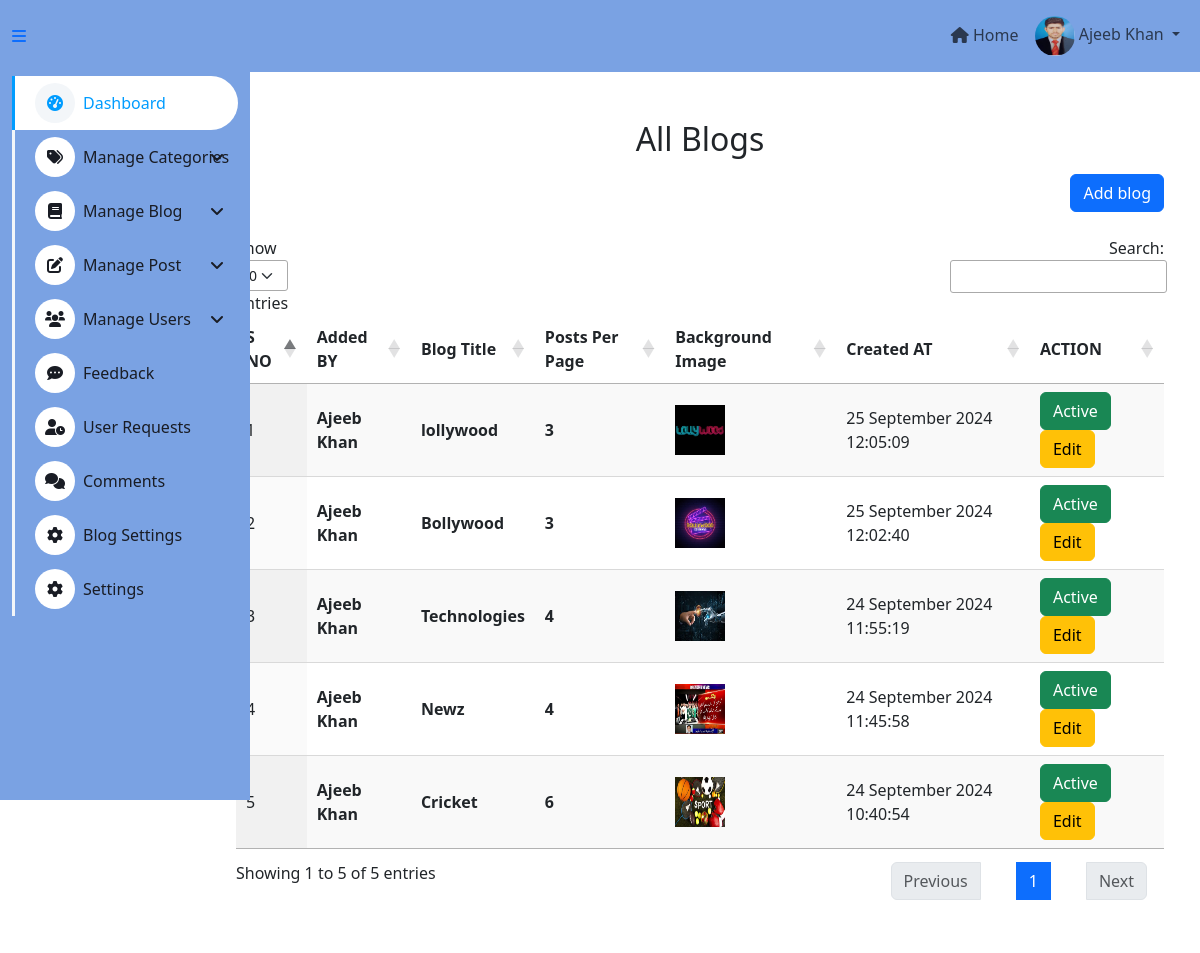
The page /Admin/view_blog.php (signed in) on the database its author committed.
### tables this page shows
CREATE TABLE `user` (
  `user_id` int(11) NOT NULL AUTO_INCREMENT,
  `role_id` int(11) DEFAULT NULL,
  `first_name` varchar(50) NOT NULL,
  `last_name` varchar(50) NOT NULL,
  `email` varchar(50) DEFAULT NULL,
  `password` text NOT NULL,
  `gender` enum('Male','Female') DEFAULT NULL,
  `date_of_birth` date DEFAULT NULL,
  `user_image` text DEFAULT NULL,
  `address` text DEFAULT NULL,
  `is_approved` enum('Pending','Approved','Rejected') DEFAULT 'Pending',
  `is_active` enum('Active','InActive') DEFAULT 'Active',
  `created_at` timestamp NOT NULL DEFAULT current_timestamp() ON UPDATE current_timestamp(),
  `updated_at` timestamp NULL DEFAULT NULL,
  PRIMARY KEY (`user_id`),
  KEY `role_id` (`role_id`),
  CONSTRAINT `user_ibfk_1` FOREIGN KEY (`role_id`) REFERENCES `role` (`role_id`) ON DELETE CASCADE ON UPDATE CASCADE
);

CREATE TABLE `blog` (
  `blog_id` int(11) NOT NULL AUTO_INCREMENT,
  `user_id` int(11) DEFAULT NULL,
  `blog_title` varchar(200) DEFAULT NULL,
  `post_per_page` int(11) DEFAULT NULL,
  `blog_background_image` text DEFAULT NULL,
  `blog_status` enum('Active','InActive') DEFAULT 'Active',
  `created_at` timestamp NOT NULL DEFAULT current_timestamp() ON UPDATE current_timestamp(),
  `updated_at` timestamp NULL DEFAULT NULL,
  PRIMARY KEY (`blog_id`),
  KEY `user_id` (`user_id`),
  CONSTRAINT `blog_ibfk_1` FOREIGN KEY (`user_id`) REFERENCES `user` (`user_id`) ON DELETE CASCADE ON UPDATE CASCADE
);

### require/database.php (called while the page is built, shortened)
<?php
    class Database
    {
        public $connection = null;
        public function __construct($hostname,$username,$password,$database){
            $this->connection = mysqli_connect($hostname,$username,$password,$database);
        }
        public function query_excute($query){
            $this->query = $query;
            $this->result = mysqli_query($this->connection, $this->query) or die("<p style='color:red'>Error No: ".mysqli_errno($this->connection)." Error Message: ".mysqli_error($this->connection)."</p>");
			return $this->result;
        }
    }
?>

### Admin/view_blog.php (the view, shortened to what this page needs)
<?php
require_once("../templates_and_forms/templates.php");
require_once("../require/database.php");
$database = new Database(HOSTNAME, USERNAME, PASSWORD, DATABASE);
$template = new Template();
$template->navbar();
$query = "SELECT blog.blog_id, blog.blog_title,  blog.blog_background_image, blog.blog_status, blog.post_per_page, blog.created_at, user.first_name, user.last_name
FROM blog INNER JOIN user
ON (blog.user_id = user.user_id) ORDER BY blog.blog_id DESC";
$result = $database->query_excute($query);
?>
<div class="container-fluid">
    <div class="row">
        <div class="col-md-3 col-lg-2 d-md-block sidebar collapse" id="sidebarMenu">
            <?php $template->sidebar(); ?>
        </div>
        <main class="col-md-9 ms-sm-auto col-lg-10 px-md-4">
            <div class="container mt-5 mb-5">
                <div class="row">
                    <div class="col-sm-12 text-end">
                        <h2 class="text-center">All Blogs</h2>
                        <a href="add_blog.php" class="btn btn-primary">Add blog</a>
                    </div>
                </div>
                <div class="row mt-4">
                    <div class="col-sm-12 table-responsive">
                        <?php
                        if ($result->num_rows) {
                        ?>
                            <table id="example" class="display" style="width:100%">
                                <thead>
                                    <tr>
                                        <th>S NO</th>
                                        <th>Added BY</th>
                                        <th>Blog Title</th>
                                        <th>Posts Per Page</th>
                                        <th>Background Image</th>
                                        <th>Created AT</th>
                                        <th>ACTION</th>
                                    </tr>
                                </thead>
                                <tbody>
                                    <?php
                                    $count  = 1;
                                    while ($row = mysqli_fetch_assoc($result)) {
                                    ?>
                                        <tr>
                                            <td><?php echo $count++ ?></td>
                                            <th><?php echo $row["first_name"] . " " . $row["last_name"] ?></th>
                                            <th><?php echo $row["blog_title"] ?></th>
                                            <th><?php echo  $row["post_per_page"] ?></th>
                                            <td><img src="../images/<?php echo $row["blog_background_image"] ?>" alt="" width="50px" height="50px"></td>
                                            <td><?php echo date("j  F Y h:i:s ", strtotime($row['created_at'])) ?? '' ?></td>
                                            <td>
                                                <a class=" btn btn-<?php echo $row['blog_status'] == 'Active' ? "success" : "danger" ?>" href="updation_process.php?blog_id=<?php echo $row['blog_id'] ?>&blog_status=<?php echo $row['blog_status'] ?>"><?php echo $row['blog_status'] ?? 'InActie' ?></a>
                                                <a href="add_blog.php?blog_id=<?php echo $row['blog_id'] ?>" class="btn btn-warning">Edit</a>
                                            </td>
                                        </tr>
                                    <?php
                                    }
                                    ?>
                                </tbody>
                            </table>
                        <?php
                        } else {
                            Genral::record_not_found();
                        }
                        ?>
                    </div>
                </div>
            </div>
        </main>
    </div>
</div>
<?php $template->admin_footer(); ?>

### templates_and_forms/templates.php (shortened to what this page needs)
<?php
class Template
{
    public function navbar()
    {
        require_once("../require/database.php");
        $database = new Database(HOSTNAME, USERNAME, PASSWORD, DATABASE);
        $user_id = $_SESSION['user'] ?? '';
        $query = "SELECT * FROM user WHERE user_id = '" . $user_id . "'";
        $result = $database->query_excute($query);
        $user_data = mysqli_fetch_assoc($result);
?>
        <!DOCTYPE html>
        <html lang="en">
        <head>
            <link href="https://cdnjs.cloudflare.com/ajax/libs/font-awesome/6.0.0-beta3/css/all.min.css" rel="stylesheet">
            <link href="https://cdn.jsdelivr.net/npm/bootstrap@5.3.3/dist/css/bootstrap.min.css" rel="stylesheet">
            <link rel="stylesheet" href="https://cdn.datatables.net/1.13.5/css/jquery.dataTables.min.css">
            <link href="css/style.css" rel="stylesheet">
        </head>
        <body>
            <nav style="background-color: #7AA2E3;" class="navbar navbar-expand-lg navbar-light sticky-top">
                <div class="container-fluid">
                    <a href="#" class="sidebar-toggler flex-shrink-0">
                        <i class="fa fa-bars"></i>
                    </a>
                    <div class="navbar-nav ms-auto navbar-light">
                        <a style="margin-top:7px; text-decoration: none;" href="../index.php" class="nav-link">
                            <i class="fa fa-home"></i> Home
                        </a>
                        <div class="navbar-nav ms-auto">
                            <div class="nav-item dropdown">
                                <a href="#" class="nav-link dropdown-toggle" data-bs-toggle="dropdown">
                                    <source srcset="../images/<?php echo $user_data['user_image']; ?>"><img src="../images/<?php echo $user_data['user_image']; ?>" alt="User name" width="40" height="40" class="rounded-pill">
                                    <span class="d-none d-lg-inline-flex"><?php echo $user_data["first_name"] . " " . $user_data["last_name"]; ?></span>
                                </a>
                            </div>
                        </div>
                    </div>
                 </div>
            </nav>
        <?php
    }
    public function sidebar()
    {
        ?>
            <div class="container-fluid">
                <div class="row">
                    <div class="col-lg-2 sidebar" style="background-color: #7AA2E3;">
                        <nav class="navbar navbar-light">
                            <a href="index.php" class="navbar-brand mx-4 mb-3">
                                <h3 class="text-primary"><i class="fa fa-hashtag me-2"></i>ADMIN</h3>
                            </a>
                            <div class="navbar-nav w-100">
                                <a href="Dashboard.php" class="nav-item nav-link active">
                                    <i class="fa fa-tachometer-alt me-2"></i>Dashboard
                                </a>
                                <div class="nav-item dropdown">
                                    <a href="#" class="nav-link dropdown-toggle" data-bs-toggle="dropdown">
                                        <i class="fas fa-tags me-2"></i>Manage Categories
                                    </a>
                                </div>
                                <div class="nav-item dropdown">
                                    <a href="#" class="nav-link dropdown-toggle" data-bs-toggle="dropdown">
                                        <i class="fas fa-book me-2"></i>Manage Blog
                                    </a>
                                </div>
                                <div class="nav-item dropdown">
                                    <a href="#" class="nav-link dropdown-toggle" data-bs-toggle="dropdown">
                                        <i class="fas fa-edit me-2"></i>Manage Post
                                    </a>
                                </div>
                                <div class="nav-item dropdown">
                                    <a href="#" class="nav-link dropdown-toggle" data-bs-toggle="dropdown">
                                        <i class="fas fa-users me-2"></i>Manage Users
                                    </a>
                                </div>
                                <a href="feedback.php" class="nav-item nav-link">
                                    <i class="fas fa-comment-dots me-2"></i>Feedback
                                </a>
                                <a href="user_requiest.php" class="nav-item nav-link">
                                    <i class="fas fa-user-clock me-2"></i>User Requests
                                </a>
                                <a href="comments.php" class="nav-item nav-link">
                                    <i class="fas fa-comments me-2"></i>Comments
                                </a>
                                <a href="blog_settings.php" class="nav-item nav-link">
                                    <i class="fas fa-cog me-2"></i>Blog Settings
                                </a>
                                <a href="settings.php" class="nav-item nav-link">
                                    <i class="fas fa-cog me-2"></i>Settings
                                </a>
                            </div>
                        </nav>
                    </div>
                </div>
            </div>
        <?php
    }
    public function admin_footer()
    {
        ?>
        </body>
        </html>
<?php
    }
}
?>

### Admin/css/style.css (style rules this page uses)
:root { --primary: #009CFF; --light: #F3F6F9; --dark: #191C24; }
.btn { transition: .5s; }
.btn.btn-primary { color: #FFFFFF; }
.sidebar { position: fixed; top: 0; left: 0; bottom: 0; width: 250px; height: 100vh; overflow-y: auto; background: var(--light); transition: 0.5s; z-index: 999; }
@media (min-width: 992px) { .sidebar { margin-left: 0; } }
.sidebar .navbar .navbar-nav .nav-link { padding: 7px 20px; color: var(--dark); font-weight: 500; border-left: 3px solid var(--light); border-radius: 0 30px 30px 0; outline: none; }
.sidebar .navbar .navbar-nav .nav-link:hover, .sidebar .navbar .navbar-nav .nav-link.active { color: var(--primary); background: #FFFFFF; border-color: var(--primary); }
.sidebar .navbar .navbar-nav .nav-link i { width: 40px; height: 40px; display: inline-flex; align-items: center; justify-content: center; background: #FFFFFF; border-radius: 40px; }
.sidebar .navbar .navbar-nav .nav-link:hover i, .sidebar .navbar .navbar-nav .nav-link.active i { background: var(--light); }
.sidebar .navbar .dropdown-toggle::after { position: absolute; top: 15px; right: 15px; border: none; content: "\f107"; font-family: "Font Awesome 5 Free"; font-weight: 900; transition: .5s; }

### rows shown on the page
user: user_image (picture), first_name "Ajeeb", last_name "Khan"
blog: user.first_name "Ajeeb", user.last_name "Khan", blog_title "lollywood", post_per_page "3", blog_background_image (picture), created_at "25 September 2024 12:05:09", blog_status "Active"
blog: user.first_name "Ajeeb", user.last_name "Khan", blog_title "Bollywood", post_per_page "3", blog_background_image (picture), created_at "25 September 2024 12:02:40", blog_status "Active"
blog: user.first_name "Ajeeb", user.last_name "Khan", blog_title "Technologies", post_per_page "4", blog_background_image (picture), created_at "24 September 2024 11:55:19", blog_status "Active"
blog: user.first_name "Ajeeb", user.last_name "Khan", blog_title "Newz", post_per_page "4", blog_background_image (picture), created_at "24 September 2024 11:45:58", blog_status "Active"
blog: user.first_name "Ajeeb", user.last_name "Khan", blog_title "Cricket", post_per_page "6", blog_background_image (picture), created_at "24 September 2024 10:40:54", blog_status "Active"
